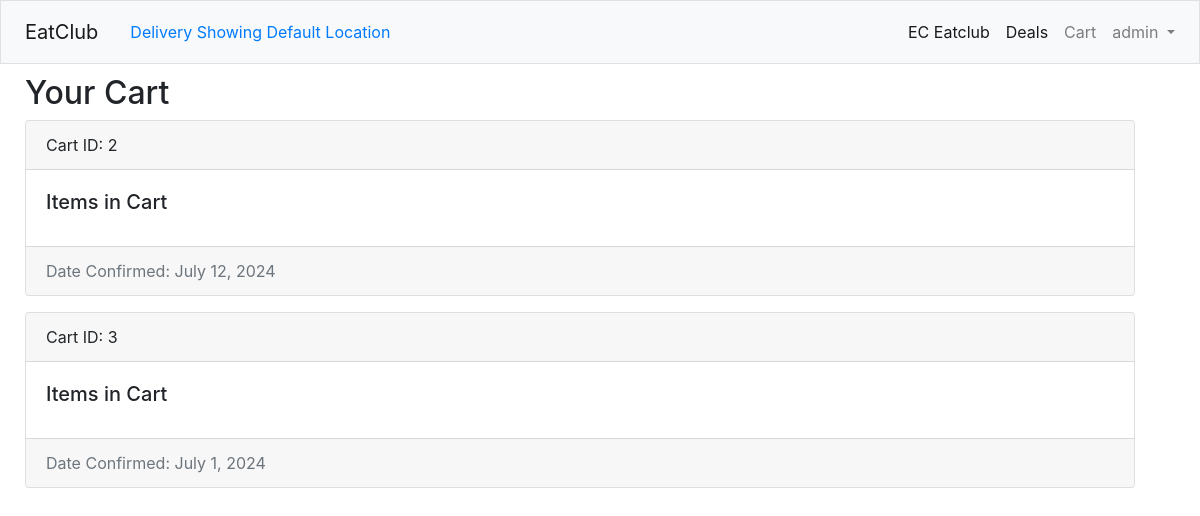
The app's page /profile/ (signed in), older data.
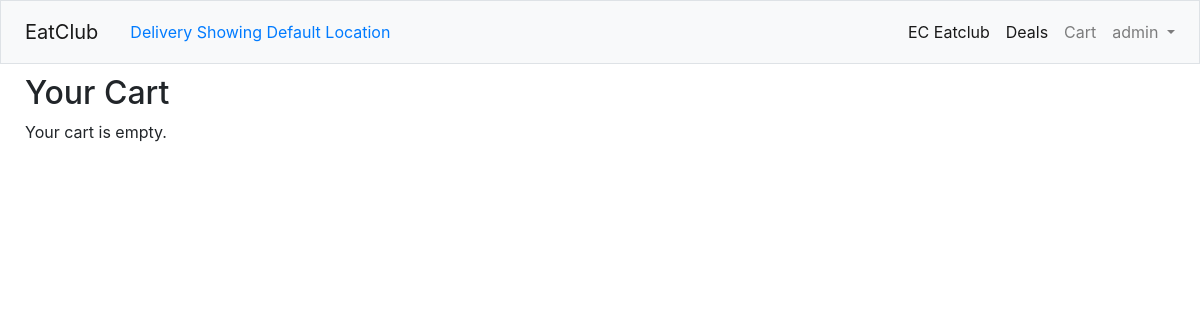
The same page, newer data.
### home/models.py (models this page shows, shortened)
class Cart(models.Model):
    user = models.ForeignKey(UserModel, on_delete=models.CASCADE ,blank=True,null=True)
    cart_items = models.ForeignKey(OrderItems, on_delete=models.CASCADE)
    is_confirm = models.BooleanField(default=False)
    date_confirm = models.DateField()

### home/views.py (the view)
# urls.py: path('profile/', profile),
def profile(request):
    username = request.session.get('username')  # Retrieve username from session
    user = UserModel.objects.get(username=username)  # Retrieve User object using username
    cart_items = Cart.objects.filter(user=user, is_confirm=True)
    context = {
        'cart_items': cart_items
    }
    return render(request, 'mycarts.html', context)

### templates/mycarts.html (shortened to what this page needs)
{% extends "base.html" %}
{% load static %}
{% block content %}
<div class="container" style="margin: 10px;">
    <h2>Your Cart</h2>
    {% if cart_items %}
        {% for cart in cart_items %}
            <div class="card mb-3">
                <div class="card-header">
                    Cart ID: {{ cart.pk }}
                </div>
                <div class="card-body">
                    <h5 class="card-title">Items in Cart</h5>
                </div>
                <div class="card-footer text-muted">
                    Date Confirmed: {{ cart.date_confirm }}
                </div>
            </div>
        {% endfor %}
    {% else %}
        <p>Your cart is empty.</p>
    {% endif %}
</div>
{% endblock content %}

Row changes from the older to the newer data that the page shows:
removed Cart: pk "2", date_confirm "July 12, 2024"
removed Cart: pk "3", date_confirm "July 1, 2024"
Text that changed along with them:
text now shown: "Your cart is empty."
